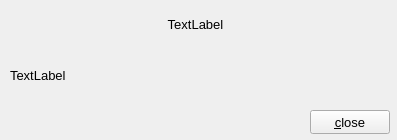
<?xml version="1.0" encoding="UTF-8"?>
<ui version="4.0">
 <class>FormMessage</class>
 <widget class="QWidget" name="FormMessage">
  <property name="geometry">
   <rect>
    <x>0</x>
    <y>0</y>
    <width>397</width>
    <height>140</height>
   </rect>
  </property>
  <property name="maximumSize">
   <size>
    <width>397</width>
    <height>140</height>
   </size>
  </property>
  <property name="font">
   <font>
    <pointsize>10</pointsize>
   </font>
  </property>
  <property name="windowTitle">
   <string>Form</string>
  </property>
  <widget class="QLabel" name="captionLabel">
   <property name="geometry">
    <rect>
     <x>10</x>
     <y>9</y>
     <width>371</width>
     <height>31</height>
    </rect>
   </property>
   <property name="palette">
    <palette>
     <active>
      <colorrole role="WindowText">
       <brush brushstyle="SolidPattern">
        <color alpha="255">
         <red>255</red>
         <green>0</green>
         <blue>0</blue>
        </color>
       </brush>
      </colorrole>
      <colorrole role="Text">
       <brush brushstyle="SolidPattern">
        <color alpha="255">
         <red>255</red>
         <green>0</green>
         <blue>0</blue>
        </color>
       </brush>
      </colorrole>
     </active>
     <inactive>
      <colorrole role="WindowText">
       <brush brushstyle="SolidPattern">
        <color alpha="255">
         <red>0</red>
         <green>0</green>
         <blue>0</blue>
        </color>
       </brush>
      </colorrole>
      <colorrole role="Text">
       <brush brushstyle="SolidPattern">
        <color alpha="255">
         <red>0</red>
         <green>0</green>
         <blue>0</blue>
        </color>
       </brush>
      </colorrole>
     </inactive>
     <disabled>
      <colorrole role="WindowText">
       <brush brushstyle="SolidPattern">
        <color alpha="255">
         <red>120</red>
         <green>120</green>
         <blue>120</blue>
        </color>
       </brush>
      </colorrole>
      <colorrole role="Text">
       <brush brushstyle="SolidPattern">
        <color alpha="255">
         <red>120</red>
         <green>120</green>
         <blue>120</blue>
        </color>
       </brush>
      </colorrole>
     </disabled>
    </palette>
   </property>
   <property name="font">
    <font>
     <pointsize>10</pointsize>
     <bold>false</bold>
    </font>
   </property>
   <property name="text">
    <string>TextLabel</string>
   </property>
   <property name="alignment">
    <set>Qt::AlignCenter</set>
   </property>
  </widget>
  <widget class="QLabel" name="messageLabel">
   <property name="geometry">
    <rect>
     <x>10</x>
     <y>50</y>
     <width>371</width>
     <height>51</height>
    </rect>
   </property>
   <property name="font">
    <font>
     <pointsize>10</pointsize>
    </font>
   </property>
   <property name="frameShape">
    <enum>QFrame::NoFrame</enum>
   </property>
   <property name="text">
    <string>TextLabel</string>
   </property>
   <property name="wordWrap">
    <bool>true</bool>
   </property>
  </widget>
  <widget class="QPushButton" name="closeButton">
   <property name="geometry">
    <rect>
     <x>310</x>
     <y>110</y>
     <width>80</width>
     <height>24</height>
    </rect>
   </property>
   <property name="text">
    <string>&amp;close</string>
   </property>
  </widget>
 </widget>
 <resources/>
 <connections/>
</ui>
